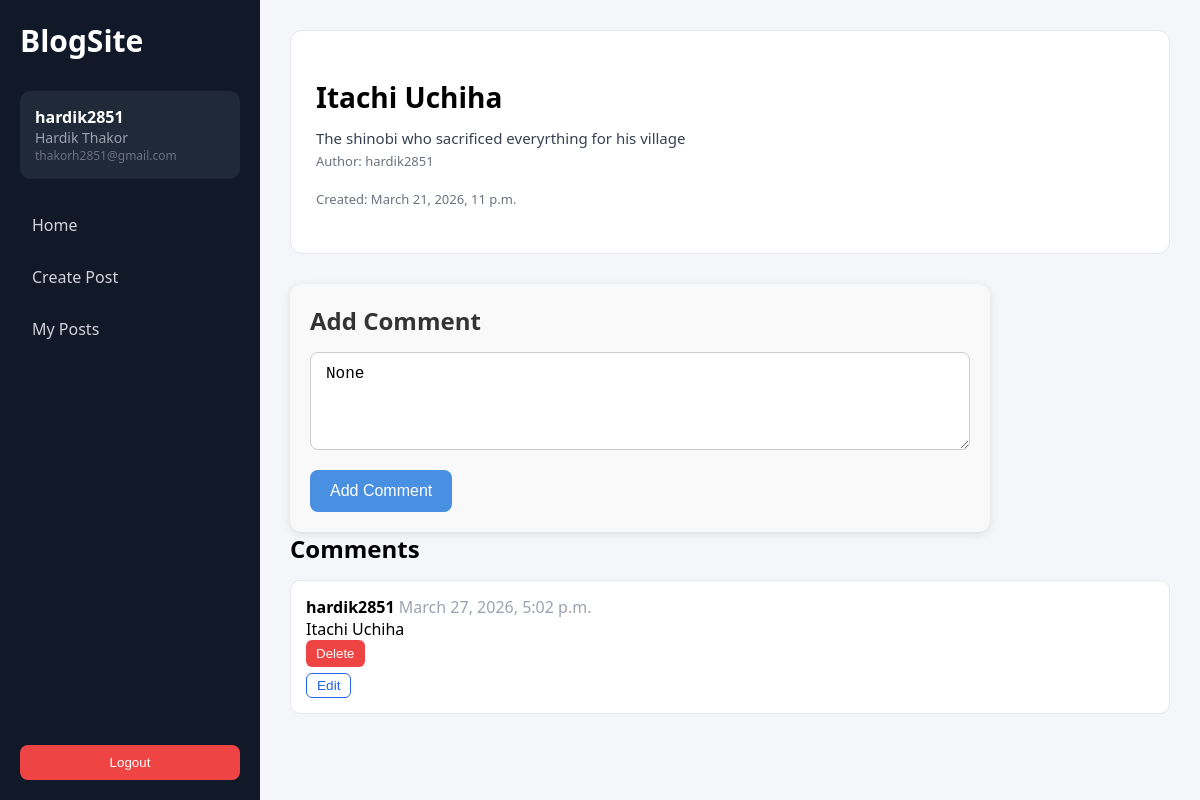
The app's page /blogs/post/9 (signed in), older data.
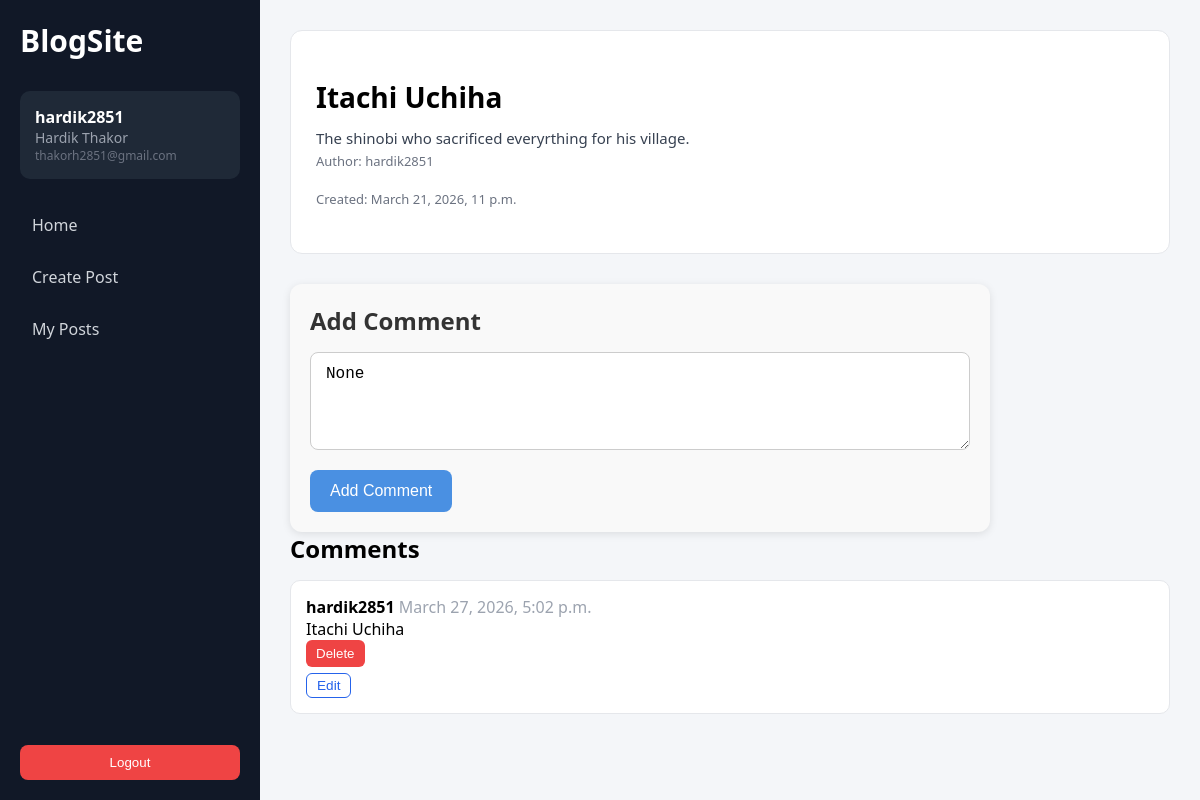
The same page, newer data.
### blogs/models.py (models this page shows, shortened)
class Post(models.Model):
    title = models.CharField(max_length=200)
    maincontent = models.TextField()
    author = models.ForeignKey(
        settings.AUTH_USER_MODEL,
        on_delete=models.CASCADE,
        related_name="posts"
    )
    datecreated = models.DateTimeField(auto_now_add=True)
    dateedited = models.DateTimeField(auto_now=True)
    image = CloudinaryField('image', blank=True, null=True)

### users/models.py (models this page shows)
class User(AbstractUser):
    email = models.EmailField(unique=True)
    def __str__(self):
        return self.username

### blogs/views.py (the view)
# urls.py: path('post/<int:post_id>', postdetail, name='postdetail'),
@login_required
def postdetail(request, post_id):
    post = get_object_or_404(Post, id=post_id)
    comments = post.comments.all()
    if request.method == "POST":
        form = CommentForm(request.POST)
        if form.is_valid():
            comment = form.save(commit=False)
            comment.post = post
            comment.author = request.user
            comment.save()
            return redirect('blogs:postdetail', post_id=post.id)
    else:
        form = CommentForm()
    return render(request,'blogs/postdetail.html', {'post': post,'form': form,'comments': comments})

### blogs/forms.py
class CommentForm(forms.ModelForm):
    class Meta:
        model = Comment
        fields = ['content']

### blogs/templates/blogs/postdetail.html (shortened to what this page needs)
{% extends "base.html" %}
{% load static %}
{% block extra_css %}
<link rel="stylesheet" href="{% static 'css/blogs/postdetail.css' %}">
{% endblock %}
{% block content %}
<div class="post-detail-card">
    <h1 class="post-title">{{ post.title }}</h1>
    <p class="post-content">{{ post.maincontent }}</p>
    <p class="post-meta">Author: {{ post.author }}</p>
    <p class="post-meta">Created: {{ post.datecreated }}</p>
</div>
<div class="base-comment-container">
    <h2 class="base-comment-title">Add Comment</h2>
    <form method="POST" class="base-comment-form">
        <textarea name="{{ form.content.name }}"
                  class="base-comment-textarea"
                  placeholder="Write your comment..."
                  rows="4">{{ form.content.value }}</textarea>
        <button class="base-comment-btn" type="submit">Add Comment</button>
    </form>
</div>
<div class="comments-container">
    <h2>Comments</h2>
    {% for comment in comments %}
    <div class="comment-card">
        <p><strong>{{ comment.author }}</strong> <span class="comment-time">{{ comment.datetime }}</span></p>
        <p id="text-{{comment.id}}"">{{ comment.content }}</p>
        {% if user == post.author or user == comment.author %}
        <form method="POST" action="{% url 'blogs:deletecomment' comment.id %}">
            <button class="btn delete-btn" type="submit">Delete</button>
        </form>
        {% endif %}
        {% if request.user == comment.author %}
        <button class="edit-btn" data-id="{{ comment.id }}">Edit</button>
        {% endif %}
    </div>
    {% empty %}
    <p>No comments yet.</p>
    {% endfor %}
</div>
{% endblock %}

Row changes from the older to the newer data that the page shows:
changed Post "Itachi Uchiha": maincontent "The shinobi who sacrificed everyrthing for his village" → "The shinobi who sacrificed everyrthing for his village."
